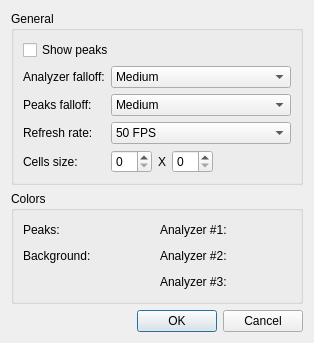
<?xml version="1.0" encoding="UTF-8"?>
<ui version="4.0">
 <class>SettingsDialog</class>
 <widget class="QDialog" name="SettingsDialog">
  <property name="geometry">
   <rect>
    <x>0</x>
    <y>0</y>
    <width>314</width>
    <height>310</height>
   </rect>
  </property>
  <property name="windowTitle">
   <string>Analyzer Plugin Settings</string>
  </property>
  <layout class="QVBoxLayout" name="verticalLayout">
   <item>
    <widget class="QGroupBox" name="groupBox_2">
     <property name="sizePolicy">
      <sizepolicy hsizetype="Preferred" vsizetype="Minimum">
       <horstretch>0</horstretch>
       <verstretch>0</verstretch>
      </sizepolicy>
     </property>
     <property name="title">
      <string>General</string>
     </property>
     <layout class="QGridLayout" name="gridLayout">
      <item row="0" column="0" colspan="2">
       <widget class="QCheckBox" name="peaksCheckBox">
        <property name="layoutDirection">
         <enum>Qt::LeftToRight</enum>
        </property>
        <property name="text">
         <string>Show peaks</string>
        </property>
       </widget>
      </item>
      <item row="1" column="0">
       <widget class="QLabel" name="label_10">
        <property name="text">
         <string>Analyzer falloff:</string>
        </property>
        <property name="alignment">
         <set>Qt::AlignLeading|Qt::AlignLeft|Qt::AlignVCenter</set>
        </property>
       </widget>
      </item>
      <item row="1" column="1">
       <widget class="QComboBox" name="analyzerComboBox">
        <property name="currentIndex">
         <number>2</number>
        </property>
        <item>
         <property name="text">
          <string>Slowest</string>
         </property>
        </item>
        <item>
         <property name="text">
          <string>Slow</string>
         </property>
        </item>
        <item>
         <property name="text">
          <string>Medium</string>
         </property>
        </item>
        <item>
         <property name="text">
          <string>Fast</string>
         </property>
        </item>
        <item>
         <property name="text">
          <string>Fastest</string>
         </property>
        </item>
       </widget>
      </item>
      <item row="2" column="0">
       <widget class="QLabel" name="label_9">
        <property name="text">
         <string>Peaks falloff:</string>
        </property>
        <property name="alignment">
         <set>Qt::AlignLeading|Qt::AlignLeft|Qt::AlignVCenter</set>
        </property>
       </widget>
      </item>
      <item row="2" column="1">
       <widget class="QComboBox" name="peaksComboBox">
        <property name="currentIndex">
         <number>2</number>
        </property>
        <item>
         <property name="text">
          <string>Slowest</string>
         </property>
        </item>
        <item>
         <property name="text">
          <string>Slow</string>
         </property>
        </item>
        <item>
         <property name="text">
          <string>Medium</string>
         </property>
        </item>
        <item>
         <property name="text">
          <string>Fast</string>
         </property>
        </item>
        <item>
         <property name="text">
          <string>Fastest</string>
         </property>
        </item>
       </widget>
      </item>
      <item row="3" column="0">
       <widget class="QLabel" name="label_11">
        <property name="text">
         <string>Refresh rate:</string>
        </property>
        <property name="alignment">
         <set>Qt::AlignLeading|Qt::AlignLeft|Qt::AlignVCenter</set>
        </property>
       </widget>
      </item>
      <item row="3" column="1">
       <widget class="QComboBox" name="fpsComboBox">
        <property name="currentIndex">
         <number>0</number>
        </property>
        <item>
         <property name="text">
          <string>50 FPS</string>
         </property>
        </item>
        <item>
         <property name="text">
          <string>25 FPS</string>
         </property>
        </item>
        <item>
         <property name="text">
          <string>10 FPS</string>
         </property>
        </item>
        <item>
         <property name="text">
          <string>5 FPS</string>
         </property>
        </item>
       </widget>
      </item>
      <item row="4" column="0">
       <widget class="QLabel" name="label">
        <property name="text">
         <string>Cells size:</string>
        </property>
       </widget>
      </item>
      <item row="4" column="1">
       <layout class="QHBoxLayout" name="horizontalLayout">
        <item>
         <widget class="QSpinBox" name="cellWidthSpinBox"/>
        </item>
        <item>
         <widget class="QLabel" name="label_2">
          <property name="text">
           <string notr="true">X</string>
          </property>
         </widget>
        </item>
        <item>
         <widget class="QSpinBox" name="cellHeightSpinBox"/>
        </item>
        <item>
         <spacer name="horizontalSpacer">
          <property name="orientation">
           <enum>Qt::Horizontal</enum>
          </property>
          <property name="sizeHint" stdset="0">
           <size>
            <width>40</width>
            <height>20</height>
           </size>
          </property>
         </spacer>
        </item>
       </layout>
      </item>
     </layout>
    </widget>
   </item>
   <item>
    <widget class="QGroupBox" name="groupBox">
     <property name="sizePolicy">
      <sizepolicy hsizetype="Preferred" vsizetype="MinimumExpanding">
       <horstretch>0</horstretch>
       <verstretch>0</verstretch>
      </sizepolicy>
     </property>
     <property name="title">
      <string>Colors</string>
     </property>
     <layout class="QGridLayout">
      <item row="0" column="0">
       <widget class="QLabel" name="label_4">
        <property name="text">
         <string>Peaks:</string>
        </property>
        <property name="alignment">
         <set>Qt::AlignLeading|Qt::AlignLeft|Qt::AlignVCenter</set>
        </property>
       </widget>
      </item>
      <item row="0" column="1">
       <widget class="ColorWidget" name="peakColorWidget" native="true">
        <property name="sizePolicy">
         <sizepolicy hsizetype="Fixed" vsizetype="Fixed">
          <horstretch>0</horstretch>
          <verstretch>0</verstretch>
         </sizepolicy>
        </property>
        <property name="minimumSize">
         <size>
          <width>20</width>
          <height>20</height>
         </size>
        </property>
        <property name="maximumSize">
         <size>
          <width>20</width>
          <height>20</height>
         </size>
        </property>
       </widget>
      </item>
      <item row="0" column="2">
       <widget class="QLabel" name="label_6">
        <property name="text">
         <string>Analyzer #1:</string>
        </property>
        <property name="alignment">
         <set>Qt::AlignLeading|Qt::AlignLeft|Qt::AlignVCenter</set>
        </property>
       </widget>
      </item>
      <item row="0" column="3">
       <widget class="ColorWidget" name="colorWidget1" native="true">
        <property name="sizePolicy">
         <sizepolicy hsizetype="Fixed" vsizetype="Fixed">
          <horstretch>0</horstretch>
          <verstretch>0</verstretch>
         </sizepolicy>
        </property>
        <property name="minimumSize">
         <size>
          <width>20</width>
          <height>20</height>
         </size>
        </property>
        <property name="maximumSize">
         <size>
          <width>20</width>
          <height>20</height>
         </size>
        </property>
       </widget>
      </item>
      <item row="1" column="0">
       <widget class="QLabel" name="label_5">
        <property name="text">
         <string>Background:</string>
        </property>
        <property name="alignment">
         <set>Qt::AlignLeading|Qt::AlignLeft|Qt::AlignVCenter</set>
        </property>
       </widget>
      </item>
      <item row="1" column="1">
       <widget class="ColorWidget" name="bgColorWidget" native="true">
        <property name="sizePolicy">
         <sizepolicy hsizetype="Fixed" vsizetype="Fixed">
          <horstretch>0</horstretch>
          <verstretch>0</verstretch>
         </sizepolicy>
        </property>
        <property name="minimumSize">
         <size>
          <width>20</width>
          <height>20</height>
         </size>
        </property>
        <property name="maximumSize">
         <size>
          <width>20</width>
          <height>20</height>
         </size>
        </property>
       </widget>
      </item>
      <item row="1" column="2">
       <widget class="QLabel" name="label_7">
        <property name="text">
         <string>Analyzer #2:</string>
        </property>
        <property name="alignment">
         <set>Qt::AlignLeading|Qt::AlignLeft|Qt::AlignVCenter</set>
        </property>
       </widget>
      </item>
      <item row="1" column="3">
       <widget class="ColorWidget" name="colorWidget2" native="true">
        <property name="sizePolicy">
         <sizepolicy hsizetype="Fixed" vsizetype="Fixed">
          <horstretch>0</horstretch>
          <verstretch>0</verstretch>
         </sizepolicy>
        </property>
        <property name="minimumSize">
         <size>
          <width>20</width>
          <height>20</height>
         </size>
        </property>
        <property name="maximumSize">
         <size>
          <width>20</width>
          <height>20</height>
         </size>
        </property>
       </widget>
      </item>
      <item row="2" column="0" colspan="2">
       <spacer>
        <property name="orientation">
         <enum>Qt::Horizontal</enum>
        </property>
        <property name="sizeHint" stdset="0">
         <size>
          <width>111</width>
          <height>20</height>
         </size>
        </property>
       </spacer>
      </item>
      <item row="2" column="2">
       <widget class="QLabel" name="label_8">
        <property name="text">
         <string>Analyzer #3:</string>
        </property>
        <property name="alignment">
         <set>Qt::AlignLeading|Qt::AlignLeft|Qt::AlignVCenter</set>
        </property>
       </widget>
      </item>
      <item row="2" column="3">
       <widget class="ColorWidget" name="colorWidget3" native="true">
        <property name="sizePolicy">
         <sizepolicy hsizetype="Fixed" vsizetype="Fixed">
          <horstretch>0</horstretch>
          <verstretch>0</verstretch>
         </sizepolicy>
        </property>
        <property name="minimumSize">
         <size>
          <width>20</width>
          <height>20</height>
         </size>
        </property>
        <property name="maximumSize">
         <size>
          <width>20</width>
          <height>20</height>
         </size>
        </property>
       </widget>
      </item>
     </layout>
    </widget>
   </item>
   <item>
    <widget class="QDialogButtonBox" name="buttonBox">
     <property name="standardButtons">
      <set>QDialogButtonBox::Cancel|QDialogButtonBox::Ok</set>
     </property>
    </widget>
   </item>
  </layout>
 </widget>
 <customwidgets>
  <customwidget>
   <class>ColorWidget</class>
   <extends>QWidget</extends>
   <header>colorwidget.h</header>
   <container>1</container>
  </customwidget>
 </customwidgets>
 <resources/>
 <connections>
  <connection>
   <sender>buttonBox</sender>
   <signal>accepted()</signal>
   <receiver>SettingsDialog</receiver>
   <slot>accept()</slot>
   <hints>
    <hint type="sourcelabel">
     <x>204</x>
     <y>303</y>
    </hint>
    <hint type="destinationlabel">
     <x>53</x>
     <y>308</y>
    </hint>
   </hints>
  </connection>
  <connection>
   <sender>buttonBox</sender>
   <signal>rejected()</signal>
   <receiver>SettingsDialog</receiver>
   <slot>reject()</slot>
   <hints>
    <hint type="sourcelabel">
     <x>228</x>
     <y>307</y>
    </hint>
    <hint type="destinationlabel">
     <x>78</x>
     <y>288</y>
    </hint>
   </hints>
  </connection>
 </connections>
</ui>
